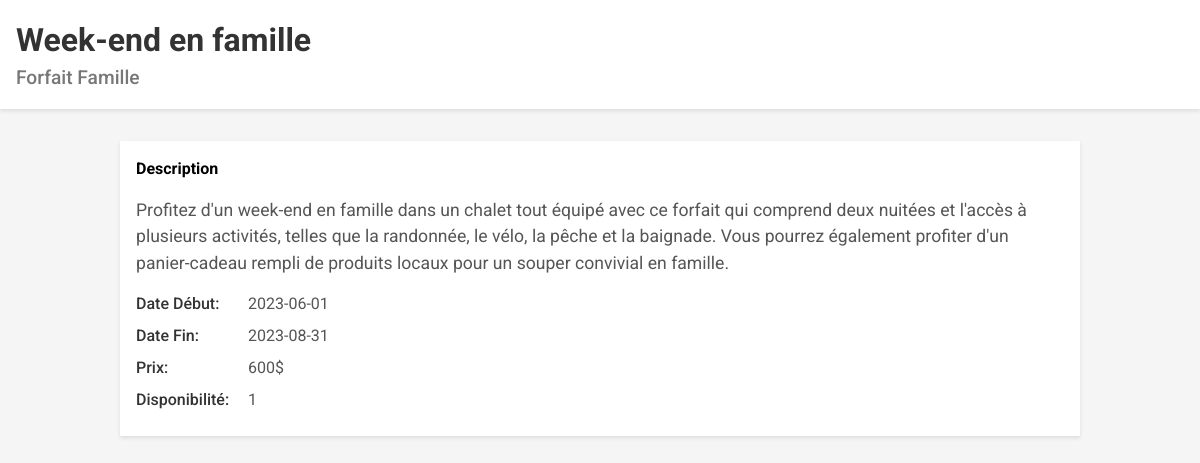
The app's page /forfait.php?id=1 with its own data.
### tables this page shows
CREATE TABLE "forfaits" ("id" integer not null primary key autoincrement, "user_id" integer, "nom" varchar not null, "type" varchar not null, "description" varchar not null, "emplacement" varchar not null, "prix" float not null, "date_debut" date not null, "date_fin" date not null, "dispo" tinyint(1) not null, "created_at" datetime, "updated_at" datetime, foreign key("user_id") references "users"("id"));

### forfait.php (the view, shortened to what this page needs)
<?php
$pdo = new PDO("sqlite:database.sqlite");
$pdo->setAttribute(PDO::ATTR_ERRMODE, PDO::ERRMODE_WARNING);
$pdo->setAttribute(PDO::ATTR_DEFAULT_FETCH_MODE, PDO::FETCH_ASSOC);
$id = $_GET['id'];
$sql = "SELECT * FROM forfaits WHERE id=:id ";
$stmt = $pdo->prepare($sql);
$stmt->bindParam(":id", $id);
$stmt->execute();
$forfait = $stmt->fetch();
$nom = $forfait['nom'];
$type = $forfait['type'];
$description = $forfait['description'];
$date_debut = $forfait['date_debut'];
$date_fin = $forfait['date_fin'];
$prix = $forfait['prix'];
$dispo = $forfait['dispo'];
?>
<!DOCTYPE html>
<html lang="en">
  <head>
    <link rel="stylesheet" href="css/reset.css" />
    <link rel="stylesheet" href="css/recherche.css" />
  </head>
  <body>
    <header class="header">
      <h1 class="header__title"><?php echo $nom; ?></h1>
      <p class="header__type"><?php echo $type; ?></p>
    </header>
    <main class="main">
      <div class="container">
        <div class="description">
          <h2 class="description__title">Description</h2>
          <p class="description__text"><?php echo $description; ?></p>
        </div>
        <div class="details">
          <ul class="details__list">
            <li class="details__item">
              <span class="details__label">Date Début:</span>
              <span class="details__value"><?php echo $date_debut; ?></span>
            </li>
            <li class="details__item">
              <span class="details__label">Date Fin:</span>
              <span class="details__value"><?php echo $date_fin; ?></span>
            </li>
            <li class="details__item">
              <span class="details__label">Prix:</span>
              <span class="details__value"><?php echo $prix; ?>$</span>
            </li>
            <li class="details__item">
              <span class="details__label">Disponibilité:</span>
              <span class="details__value"><?php echo $dispo; ?></span>
            </li>
          </ul>
        </div>
      </div>
    </main>
  </body>
</html>

### css/recherche.css (style rules this page uses)
* { box-sizing: border-box; }
html, body { margin: 0; padding: 0; font-family: "Roboto", sans-serif; font-size: 16px; line-height: 1.5; background-color: #f5f5f5; }
.header { background-color: #fff; padding: 1rem; margin-bottom: 2rem; box-shadow: 0 2px 4px rgba(0, 0, 0, 0.1); }
.header__title { margin: 0; font-size: 2rem; font-weight: 700; color: #333; }
.header__type { margin: 0; font-size: 1.2rem; font-weight: 500; color: #777; }
.main { display: flex; justify-content: center; }
.container { max-width: 960px; width: 100%; padding: 1rem; background-color: #fff; box-shadow: 0 2px 4px rgba(0, 0, 0, 0.1); }
.details { margin-top: 1rem; }
.description__title, .details__title { margin-top: 0; margin-bottom: 1rem; font-size: 1; }
.description__text { margin: 0; font-size: 1.1rem; color: #555; }
.details__list { list-style: none; padding: 0; margin: 0; }
.details__item { display: flex; align-items: center; margin-bottom: 0.5rem; }
.details__label { display: inline-block; width: 6rem; font-weight: 500; color: #333; }
.details__value { margin-left: 1rem; font-weight: 400; color: #555; }

### records on screen
forfaits: nom "Week-end en famille", type "Forfait Famille", description "Profitez d'un week-end en famille dans un chalet tout équipé avec ce forfait qui comprend deux nuitées et l'accès à plusieurs activités, telles que la randonnée, le vélo, la pêche et la baignade. Vous pourrez également profiter d'un panier-cadeau rempli de produits locaux pour un souper convivial en famille.", date_debut "2023-06-01", date_fin "2023-08-31", prix "600", dispo "1"
